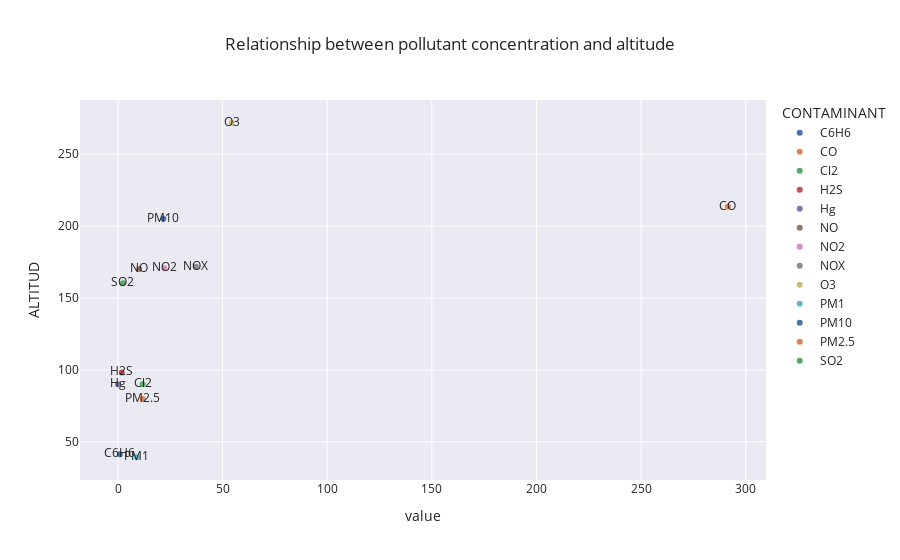

Notebook code cell kept with this figure:
### Code cell
fig = px.scatter(df_contaminant, x="value", y="ALTITUD", color="CONTAMINANT", text="CONTAMINANT", title="Relationship between pollutant concentration and altitude")
fig.show()

### Figure 1 — Plotly figure (JSON) as saved in the notebook; plotly's stock layout.template omitted (floating-point values rounded to 4 significant figures)
{"data": [{"hovertemplate": "CONTAMINANT=%{text}<br>value=%{x}<br>ALTITUD=%{y}<extra></extra>", "legendgroup": "C6H6", "marker": {"color": "rgb(76,114,176)", "symbol": "circle"}, "mode": "markers+text", "name": "C6H6", "orientation": "v", "showlegend": true, "text": ["C6H6"], "type": "scatter", "x": [0.8621], "xaxis": "x", "y": [41.3], "yaxis": "y"}, {"hovertemplate": "CONTAMINANT=%{text}<br>value=%{x}<br>ALTITUD=%{y}<extra></extra>", "legendgroup": "CO", "marker": {"color": "rgb(221,132,82)", "symbol": "circle"}, "mode": "markers+text", "name": "CO", "orientation": "v", "showlegend": true, "text": ["CO"], "type": "scatter", "x": [291.5], "xaxis": "x", "y": [213.6], "yaxis": "y"}, {"hovertemplate": "CONTAMINANT=%{text}<br>value=%{x}<br>ALTITUD=%{y}<extra></extra>", "legendgroup": "Cl2", "marker": {"color": "rgb(85,168,104)", "symbol": "circle"}, "mode": "markers+text", "name": "Cl2", "orientation": "v", "showlegend": true, "text": ["Cl2"], "type": "scatter", "x": [11.8], "xaxis": "x", "y": [90], "yaxis": "y"}, {"hovertemplate": "CONTAMINANT=%{text}<br>value=%{x}<br>ALTITUD=%{y}<extra></extra>", "legendgroup": "H2S", "marker": {"color": "rgb(196,78,82)", "symbol": "circle"}, "mode": "markers+text", "name": "H2S", "orientation": "v", "showlegend": true, "text": ["H2S"], "type": "scatter", "x": [1.779], "xaxis": "x", "y": [98.26], "yaxis": "y"}, {"hovertemplate": "CONTAMINANT=%{text}<br>value=%{x}<br>ALTITUD=%{y}<extra></extra>", "legendgroup": "Hg", "marker": {"color": "rgb(129,114,179)", "symbol": "circle"}, "mode": "markers+text", "name": "Hg", "orientation": "v", "showlegend": true, "text": ["Hg"], "type": "scatter", "x": [0.02055], "xaxis": "x", "y": [90], "yaxis": "y"}, {"hovertemplate": "CONTAMINANT=%{text}<br>value=%{x}<br>ALTITUD=%{y}<extra></extra>", "legendgroup": "NO", "marker": {"color": "rgb(147,120,96)", "symbol": "circle"}, "mode": "markers+text", "name": "NO", "orientation": "v", "showlegend": true, "text": ["NO"], "type": "scatter", "x": [10.07], "xaxis": "x", "y": [170.2], "yaxis": "y"}, {"hovertemplate": "CONTAMINANT=%{text}<br>value=%{x}<br>ALTITUD=%{y}<extra></extra>", "legendgroup": "NO2", "marker": {"color": "rgb(218,139,195)", "symbol": "circle"}, "mode": "markers+text", "name": "NO2", "orientation": "v", "showlegend": true, "text": ["NO2"], "type": "scatter", "x": [22.11], "xaxis": "x", "y": [170.7], "yaxis": "y"}, {"hovertemplate": "CONTAMINANT=%{text}<br>value=%{x}<br>ALTITUD=%{y}<extra></extra>", "legendgroup": "NOX", "marker": {"color": "rgb(140,140,140)", "symbol": "circle"}, "mode": "markers+text", "name": "NOX", "orientation": "v", "showlegend": true, "text": ["NOX"], "type": "scatter", "x": [37.25], "xaxis": "x", "y": [171.8], "yaxis": "y"}, {"hovertemplate": "CONTAMINANT=%{text}<br>value=%{x}<br>ALTITUD=%{y}<extra></extra>", "legendgroup": "O3", "marker": {"color": "rgb(204,185,116)", "symbol": "circle"}, "mode": "markers+text", "name": "O3", "orientation": "v", "showlegend": true, "text": ["O3"], "type": "scatter", "x": [54.43], "xaxis": "x", "y": [271.9], "yaxis": "y"}, {"hovertemplate": "CONTAMINANT=%{text}<br>value=%{x}<br>ALTITUD=%{y}<extra></extra>", "legendgroup": "PM1", "marker": {"color": "rgb(100,181,205)", "symbol": "circle"}, "mode": "markers+text", "name": "PM1", "orientation": "v", "showlegend": true, "text": ["PM1"], "type": "scatter", "x": [8.975], "xaxis": "x", "y": [39.28], "yaxis": "y"}, {"hovertemplate": "CONTAMINANT=%{text}<br>value=%{x}<br>ALTITUD=%{y}<extra></extra>", "legendgroup": "PM10", "marker": {"color": "rgb(76,114,176)", "symbol": "circle"}, "mode": "markers+text", "name": "PM10", "orientation": "v", "showlegend": true, "text": ["PM10"], "type": "scatter", "x": [21.66], "xaxis": "x", "y": [205.1], "yaxis": "y"}, {"hovertemplate": "CONTAMINANT=%{text}<br>value=%{x}<br>ALTITUD=%{y}<extra></extra>", "legendgroup": "PM2.5", "marker": {"color": "rgb(221,132,82)", "symbol": "circle"}, "mode": "markers+text", "name": "PM2.5", "orientation": "v", "showlegend": true, "text": ["PM2.5"], "type": "scatter", "x": [11.75], "xaxis": "x", "y": [79.72], "yaxis": "y"}, {"hovertemplate": "CONTAMINANT=%{text}<br>value=%{x}<br>ALTITUD=%{y}<extra></extra>", "legendgroup": "SO2", "marker": {"color": "rgb(85,168,104)", "symbol": "circle"}, "mode": "markers+text", "name": "SO2", "orientation": "v", "showlegend": true, "text": ["SO2"], "type": "scatter", "x": [2.317], "xaxis": "x", "y": [160.4], "yaxis": "y"}], "layout": {"legend": {"title": {"text": "CONTAMINANT"}, "tracegroupgap": 0}, "title": {"text": "Relationship between pollutant concentration and altitude"}, "xaxis": {"anchor": "y", "domain": [0, 1], "title": {"text": "value"}}, "yaxis": {"anchor": "x", "domain": [0, 1], "title": {"text": "ALTITUD"}}}}
